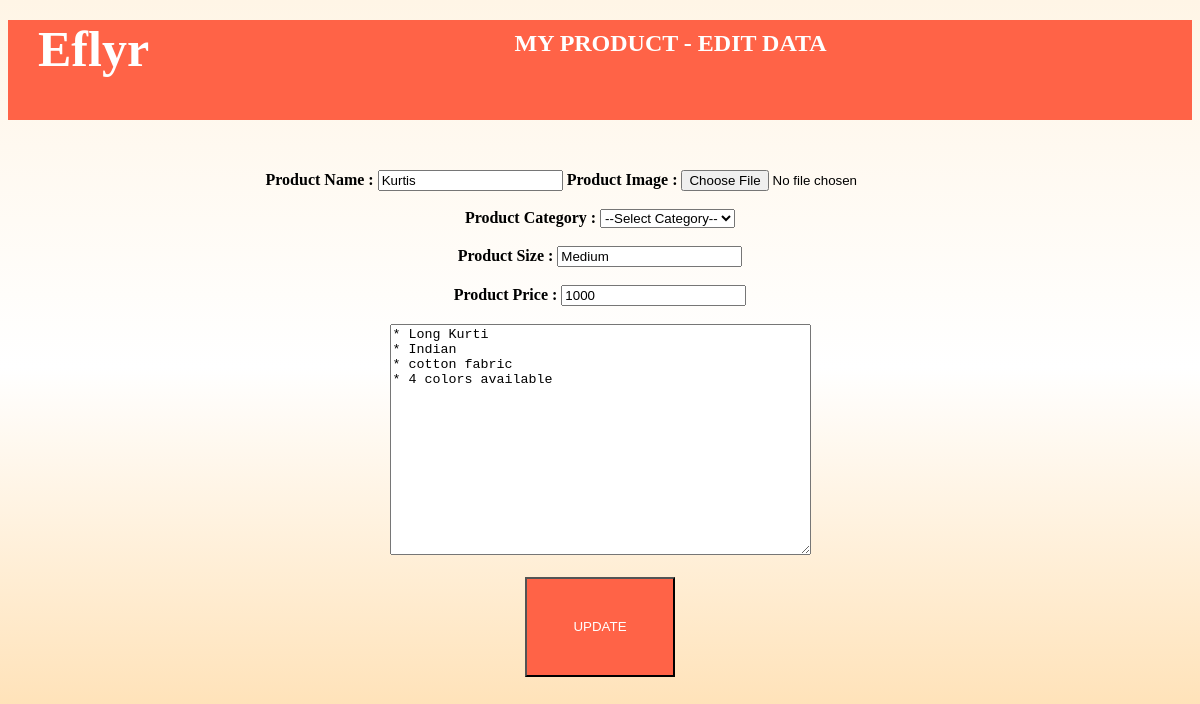
The app's page /ecom_app/e-com-1-edit-seller-product-data/13 with its own data.
### ecom_app/models.py (models this page shows, shortened)
class ecomsellerproductupload(models.Model):
    prod_name = models.CharField(max_length=50)
    imgfile = models.FileField(upload_to='ecom_app/static')
    prod_category = models.CharField(max_length=40)
    prod_size = models.CharField(max_length=10)
    prod_price = models.IntegerField()
    prod_details = models.CharField(max_length=1000)
    login_id = models.IntegerField()

### ecom_app/views.py (the view, shortened to what this page needs)
# urls.py: path('e-com-1-edit-seller-product-data/<int:id>',edit_ecom_seller_products),
def edit_ecom_seller_products(request,id):
    p = ecomsellerproductupload.objects.get(id=id)
    return render(request,'edit_seller_products.html',{'seller_prod':p})

### ecom_app/templates/edit_seller_products.html (shortened to what this page needs)
<!DOCTYPE html>
<html lang="en">
<head>
</head>
<body>
<nav class="navbar navbar-expand-lg">
    <a class="navbar-brand" href="http://127.0.0.1:8000/ecom_app/e-commerce-1-index-page/">
        Eflyr
    </a>
    <h1>MY PRODUCT - EDIT DATA</h1>
</nav>
<div>
    <form method="post" enctype="multipart/form-data">{% csrf_token %}
        <label>Product Name : </label>
        <input type="text" name="prod_name" placeholder="" value="{{seller_prod.prod_name}}">
        <label>Product Image : </label>
        <input type="file" name="imgfile" placeholder="Product image"><br>
        <br>
        <label>Product Category : </label>
        <select name="prod_category" id="prod_category" >
            <option value="{{seller_prod.prod_category}}">--Select Category--</option>
        </select>        <br><br>
        <label>Product Size : </label>
        <input type="text" name="prod_size" placeholder=""value="{{seller_prod.prod_size}}">
        <br><br>
        <label>Product Price : </label>
        <input type="number" name="prod_price" value="{{seller_prod.prod_price}}">
        <br><br>
        <textarea name="prod_details" rows="15" cols="50" >{{seller_prod.prod_details}}</textarea>
        <br><br>
        <button type="submit" name="submit-btn">UPDATE</button>
    </form>
</div>
</body>
</html>

### ecom_app/templates/edit_seller_products.html (style rules this page uses)
body { background:linear-gradient(#fff5e6,white, #ffe0b3 ); }
.navbar { background-color:tomato; height:100px; width:100%; }
.navbar-brand { font-weight:bold; font-size:50px; float:left; margin-left:30px; color:white; text-decoration-line:none; }
h1 { color:white; text-align:center; padding-top:10px; }
div { text-align:center; }
form { font-weight: bold; padding:50px; }
button { width:150px; height:100px; background-color:tomato; color:white; }

### records on screen
ecomsellerproductupload: prod_name "Kurtis", prod_price "1000", prod_details "* Long Kurti * Indian * cotton fabric * 4 colors available"
